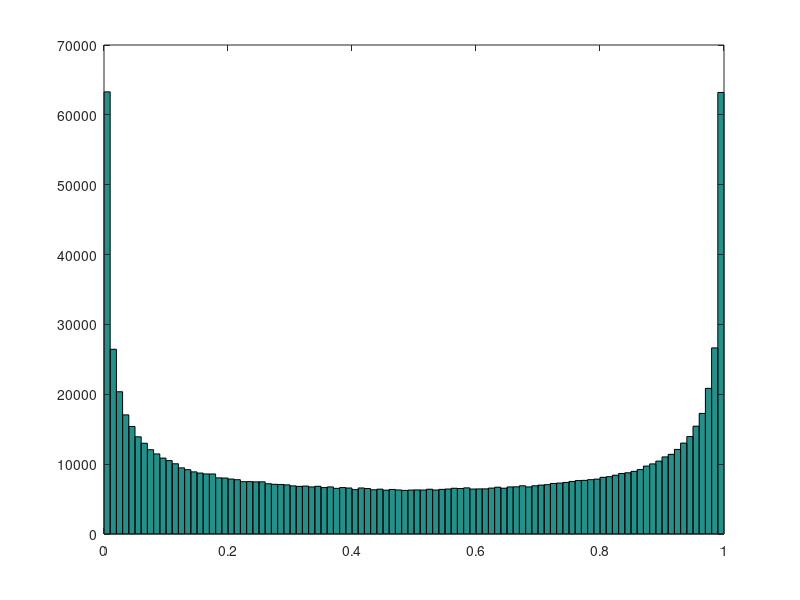

Recreate this plot in MATLAB.
%logistic map
x0 = rand;
r = 4;
L = 1e6;
x = zeros(1,L);
x(1) = x0;
for i = 2:L
    x(i) = r*x(i-1)*(1-x(i-1));
end

figure;hist(x,100)